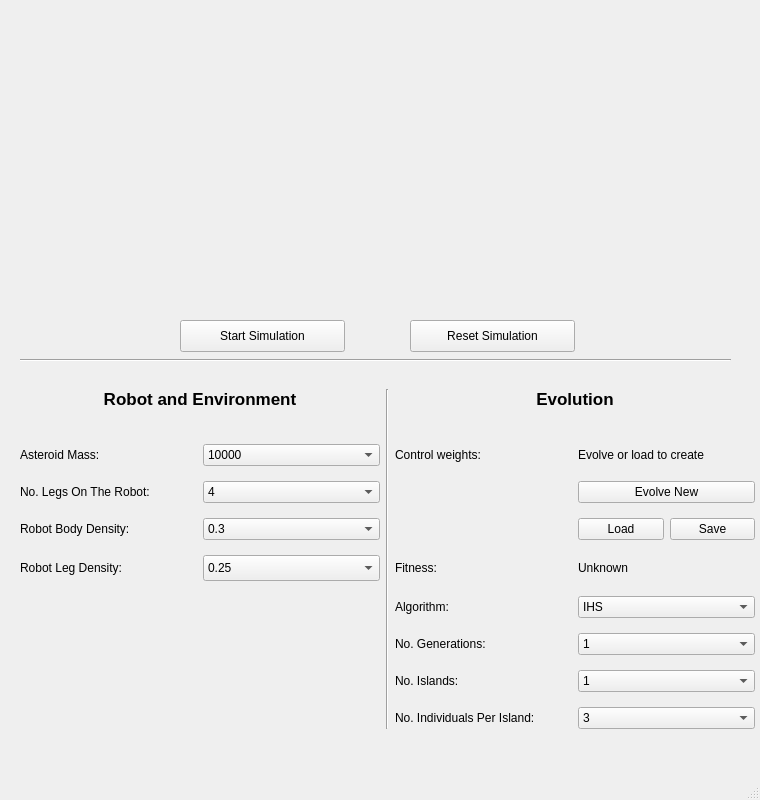
<?xml version="1.0" encoding="UTF-8"?>
<ui version="4.0">
 <class>ALife</class>
 <widget class="QMainWindow" name="ALife">
  <property name="geometry">
   <rect>
    <x>0</x>
    <y>0</y>
    <width>760</width>
    <height>800</height>
   </rect>
  </property>
  <property name="sizePolicy">
   <sizepolicy hsizetype="Minimum" vsizetype="Preferred">
    <horstretch>0</horstretch>
    <verstretch>0</verstretch>
   </sizepolicy>
  </property>
  <property name="windowTitle">
   <string>ALife On An Asteroid</string>
  </property>
  <widget class="QWidget" name="centralwidget">
   <widget class="QWidget" name="main_view" native="true">
    <property name="geometry">
     <rect>
      <x>20</x>
      <y>10</y>
      <width>721</width>
      <height>311</height>
     </rect>
    </property>
   </widget>
   <widget class="QPushButton" name="start_pause">
    <property name="geometry">
     <rect>
      <x>180</x>
      <y>320</y>
      <width>165</width>
      <height>32</height>
     </rect>
    </property>
    <property name="text">
     <string>Start Simulation</string>
    </property>
    <property name="autoDefault">
     <bool>false</bool>
    </property>
    <property name="default">
     <bool>false</bool>
    </property>
    <property name="flat">
     <bool>false</bool>
    </property>
   </widget>
   <widget class="Line" name="line_2">
    <property name="geometry">
     <rect>
      <x>20</x>
      <y>350</y>
      <width>711</width>
      <height>20</height>
     </rect>
    </property>
    <property name="orientation">
     <enum>Qt::Horizontal</enum>
    </property>
   </widget>
   <widget class="QWidget" name="layoutWidget">
    <property name="geometry">
     <rect>
      <x>20</x>
      <y>380</y>
      <width>735</width>
      <height>361</height>
     </rect>
    </property>
    <layout class="QGridLayout" name="gridLayout">
     <item row="0" column="2" rowspan="8">
      <widget class="Line" name="line">
       <property name="orientation">
        <enum>Qt::Vertical</enum>
       </property>
      </widget>
     </item>
     <item row="0" column="2" rowspan="9">
      <widget class="Line" name="line">
       <property name="orientation">
        <enum>Qt::Vertical</enum>
       </property>
      </widget>
     </item>
     <item row="1" column="3">
      <widget class="QLabel" name="weights_label">
       <property name="sizePolicy">
        <sizepolicy hsizetype="Minimum" vsizetype="Fixed">
         <horstretch>0</horstretch>
         <verstretch>0</verstretch>
        </sizepolicy>
       </property>
       <property name="text">
        <string>Control weights:</string>
       </property>
      </widget>
     </item>
     <item row="1" column="4">
      <widget class="QLabel" name="weights">
       <property name="sizePolicy">
        <sizepolicy hsizetype="Preferred" vsizetype="Fixed">
         <horstretch>0</horstretch>
         <verstretch>0</verstretch>
        </sizepolicy>
       </property>
       <property name="text">
        <string>Evolve or load to create</string>
       </property>
      </widget>
     </item>
     <item row="2" column="0">
      <widget class="QLabel" name="legs_label">
       <property name="sizePolicy">
        <sizepolicy hsizetype="Preferred" vsizetype="Fixed">
         <horstretch>0</horstretch>
         <verstretch>0</verstretch>
        </sizepolicy>
       </property>
       <property name="text">
        <string>No. Legs On The Robot:</string>
       </property>
      </widget>
     </item>
     <item row="2" column="1">
      <widget class="QComboBox" name="legs">
       <property name="currentIndex">
        <number>1</number>
       </property>
       <item>
        <property name="text">
         <string>2</string>
        </property>
       </item>
       <item>
        <property name="text">
         <string>4</string>
        </property>
       </item>
       <item>
        <property name="text">
         <string>6</string>
        </property>
       </item>
      </widget>
     </item>
     <item row="2" column="4">
      <widget class="QPushButton" name="evolve">
       <property name="text">
        <string>Evolve New</string>
       </property>
      </widget>
     </item>
     <item row="3" column="0">
      <widget class="QLabel" name="body_density_label">
       <property name="sizePolicy">
        <sizepolicy hsizetype="Preferred" vsizetype="Fixed">
         <horstretch>0</horstretch>
         <verstretch>0</verstretch>
        </sizepolicy>
       </property>
       <property name="text">
        <string>Robot Body Density:</string>
       </property>
      </widget>
     </item>
     <item row="3" column="1">
      <widget class="QComboBox" name="body_density">
       <property name="currentIndex">
        <number>1</number>
       </property>
       <item>
        <property name="text">
         <string>0.25</string>
        </property>
       </item>
       <item>
        <property name="text">
         <string>0.3</string>
        </property>
       </item>
       <item>
        <property name="text">
         <string>0.4</string>
        </property>
       </item>
       <item>
        <property name="text">
         <string>0.5</string>
        </property>
       </item>
      </widget>
     </item>
     <item row="4" column="0">
      <widget class="QLabel" name="leg_density_label">
       <property name="sizePolicy">
        <sizepolicy hsizetype="Preferred" vsizetype="Fixed">
         <horstretch>0</horstretch>
         <verstretch>0</verstretch>
        </sizepolicy>
       </property>
       <property name="text">
        <string>Robot Leg Density:             </string>
       </property>
      </widget>
     </item>
     <item row="4" column="1">
      <widget class="QComboBox" name="leg_density">
       <property name="minimumSize">
        <size>
         <width>0</width>
         <height>26</height>
        </size>
       </property>
       <item>
        <property name="text">
         <string>0.25</string>
        </property>
       </item>
       <item>
        <property name="text">
         <string>0.3</string>
        </property>
       </item>
       <item>
        <property name="text">
         <string>0.4</string>
        </property>
       </item>
       <item>
        <property name="text">
         <string>0.5</string>
        </property>
       </item>
      </widget>
     </item>
     <item row="4" column="3">
      <widget class="QLabel" name="fitness_label">
       <property name="sizePolicy">
        <sizepolicy hsizetype="Preferred" vsizetype="Fixed">
         <horstretch>0</horstretch>
         <verstretch>0</verstretch>
        </sizepolicy>
       </property>
       <property name="text">
        <string>Fitness:</string>
       </property>
      </widget>
     </item>
     <item row="4" column="4">
      <widget class="QLabel" name="fitness">
       <property name="sizePolicy">
        <sizepolicy hsizetype="Preferred" vsizetype="Fixed">
         <horstretch>0</horstretch>
         <verstretch>0</verstretch>
        </sizepolicy>
       </property>
       <property name="text">
        <string>Unknown</string>
       </property>
      </widget>
     </item>
     <item row="5" column="3">
      <widget class="QLabel" name="algorithm_label">
       <property name="sizePolicy">
        <sizepolicy hsizetype="Preferred" vsizetype="Minimum">
         <horstretch>0</horstretch>
         <verstretch>0</verstretch>
        </sizepolicy>
       </property>
       <property name="text">
        <string>Algorithm:</string>
       </property>
      </widget>
     </item>
     <item row="5" column="4">
      <widget class="QComboBox" name="algorithm">
       <property name="currentIndex">
        <number>1</number>
       </property>
       <item>
        <property name="text">
         <string>DE</string>
        </property>
       </item>
       <item>
        <property name="text">
         <string>IHS</string>
        </property>
       </item>
       <item>
        <property name="text">
         <string>PSO</string>
        </property>
       </item>
      </widget>
     </item>
     <item row="6" column="3">
      <widget class="QLabel" name="generations_label">
       <property name="sizePolicy">
        <sizepolicy hsizetype="Preferred" vsizetype="Fixed">
         <horstretch>0</horstretch>
         <verstretch>0</verstretch>
        </sizepolicy>
       </property>
       <property name="text">
        <string>No. Generations:</string>
       </property>
      </widget>
     </item>
     <item row="6" column="4">
      <widget class="QComboBox" name="generations">
       <item>
        <property name="text">
         <string>1</string>
        </property>
       </item>
       <item>
        <property name="text">
         <string>2</string>
        </property>
       </item>
       <item>
        <property name="text">
         <string>3</string>
        </property>
       </item>
       <item>
        <property name="text">
         <string>4</string>
        </property>
       </item>
       <item>
        <property name="text">
         <string>5</string>
        </property>
       </item>
       <item>
        <property name="text">
         <string>10</string>
        </property>
       </item>
       <item>
        <property name="text">
         <string>20</string>
        </property>
       </item>
      </widget>
     </item>
     <item row="7" column="3">
      <widget class="QLabel" name="islands_label">
       <property name="sizePolicy">
        <sizepolicy hsizetype="Preferred" vsizetype="Fixed">
         <horstretch>0</horstretch>
         <verstretch>0</verstretch>
        </sizepolicy>
       </property>
       <property name="text">
        <string>No. Islands:</string>
       </property>
      </widget>
     </item>
     <item row="7" column="4">
      <widget class="QComboBox" name="islands">
       <item>
        <property name="text">
         <string>1</string>
        </property>
       </item>
       <item>
        <property name="text">
         <string>2</string>
        </property>
       </item>
       <item>
        <property name="text">
         <string>3</string>
        </property>
       </item>
       <item>
        <property name="text">
         <string>4</string>
        </property>
       </item>
       <item>
        <property name="text">
         <string>5</string>
        </property>
       </item>
      </widget>
     </item>
     <item row="8" column="3">
      <widget class="QLabel" name="individuals_label">
       <property name="sizePolicy">
        <sizepolicy hsizetype="Preferred" vsizetype="Fixed">
         <horstretch>0</horstretch>
         <verstretch>0</verstretch>
        </sizepolicy>
       </property>
       <property name="text">
        <string>No. Individuals Per Island:</string>
       </property>
      </widget>
     </item>
     <item row="8" column="4">
      <widget class="QComboBox" name="individuals">
       <item>
        <property name="text">
         <string>3</string>
        </property>
       </item>
       <item>
        <property name="text">
         <string>5</string>
        </property>
       </item>
       <item>
        <property name="text">
         <string>10</string>
        </property>
       </item>
      </widget>
     </item>
     <item row="0" column="0" colspan="2">
      <widget class="QLabel" name="robot_environment_label">
       <property name="sizePolicy">
        <sizepolicy hsizetype="Preferred" vsizetype="Fixed">
         <horstretch>0</horstretch>
         <verstretch>0</verstretch>
        </sizepolicy>
       </property>
       <property name="font">
        <font>
         <weight>75</weight>
         <bold>true</bold>
        </font>
       </property>
       <property name="text">
        <string>&lt;!DOCTYPE HTML PUBLIC &quot;-//W3C//DTD HTML 4.0//EN&quot; &quot;http://www.w3.org/TR/REC-html40/strict.dtd&quot;&gt;
&lt;html&gt;&lt;head&gt;&lt;meta name=&quot;qrichtext&quot; content=&quot;1&quot; /&gt;&lt;style type=&quot;text/css&quot;&gt;
p, li { white-space: pre-wrap; }
&lt;/style&gt;&lt;/head&gt;&lt;body style=&quot; font-family:'Lucida Grande'; font-size:13pt; font-weight:600; font-style:normal;&quot;&gt;
&lt;p align=&quot;center&quot; style=&quot; margin-top:0px; margin-bottom:0px; margin-left:0px; margin-right:0px; -qt-block-indent:0; text-indent:0px;&quot;&gt;Robot and Environment&lt;/p&gt;
&lt;p align=&quot;center&quot; style=&quot;-qt-paragraph-type:empty; margin-top:0px; margin-bottom:0px; margin-left:0px; margin-right:0px; -qt-block-indent:0; text-indent:0px;&quot;&gt;&lt;/p&gt;&lt;/body&gt;&lt;/html&gt;</string>
       </property>
      </widget>
     </item>
     <item row="0" column="3" colspan="2">
      <widget class="QLabel" name="evolution_label">
       <property name="sizePolicy">
        <sizepolicy hsizetype="Preferred" vsizetype="Fixed">
         <horstretch>0</horstretch>
         <verstretch>0</verstretch>
        </sizepolicy>
       </property>
       <property name="font">
        <font>
         <weight>75</weight>
         <bold>true</bold>
        </font>
       </property>
       <property name="text">
        <string>&lt;!DOCTYPE HTML PUBLIC &quot;-//W3C//DTD HTML 4.0//EN&quot; &quot;http://www.w3.org/TR/REC-html40/strict.dtd&quot;&gt;
&lt;html&gt;&lt;head&gt;&lt;meta name=&quot;qrichtext&quot; content=&quot;1&quot; /&gt;&lt;style type=&quot;text/css&quot;&gt;
p, li { white-space: pre-wrap; }
&lt;/style&gt;&lt;/head&gt;&lt;body style=&quot; font-family:'Lucida Grande'; font-size:13pt; font-weight:600; font-style:normal;&quot;&gt;
&lt;p align=&quot;center&quot; style=&quot; margin-top:0px; margin-bottom:0px; margin-left:0px; margin-right:0px; -qt-block-indent:0; text-indent:0px;&quot;&gt;Evolution&lt;/p&gt;
&lt;p align=&quot;center&quot; style=&quot;-qt-paragraph-type:empty; margin-top:0px; margin-bottom:0px; margin-left:0px; margin-right:0px; -qt-block-indent:0; text-indent:0px;&quot;&gt;&lt;/p&gt;&lt;/body&gt;&lt;/html&gt;</string>
       </property>
      </widget>
     </item>
     <item row="3" column="4">
      <layout class="QGridLayout" name="gridLayout_2">
       <item row="0" column="0">
        <widget class="QPushButton" name="load">
         <property name="enabled">
          <bool>true</bool>
         </property>
         <property name="text">
          <string>Load</string>
         </property>
        </widget>
       </item>
       <item row="0" column="1">
        <widget class="QPushButton" name="save">
         <property name="enabled">
          <bool>true</bool>
         </property>
         <property name="text">
          <string>Save</string>
         </property>
        </widget>
       </item>
      </layout>
     </item>
     <item row="1" column="0">
      <widget class="QLabel" name="asteroid_mass_label">
       <property name="sizePolicy">
        <sizepolicy hsizetype="Preferred" vsizetype="Fixed">
         <horstretch>0</horstretch>
         <verstretch>0</verstretch>
        </sizepolicy>
       </property>
       <property name="text">
        <string>Asteroid Mass:</string>
       </property>
      </widget>
     </item>
     <item row="1" column="1">
      <widget class="QComboBox" name="asteroid_mass">
       <property name="currentIndex">
        <number>1</number>
       </property>
       <item>
        <property name="text">
         <string>5000</string>
        </property>
       </item>
       <item>
        <property name="text">
         <string>10000</string>
        </property>
       </item>
       <item>
        <property name="text">
         <string>15000</string>
        </property>
       </item>
       <item>
        <property name="text">
         <string>20000</string>
        </property>
       </item>
       <item>
        <property name="text">
         <string>30000</string>
        </property>
       </item>
      </widget>
     </item>
    </layout>
   </widget>
   <widget class="QPushButton" name="reset">
    <property name="geometry">
     <rect>
      <x>410</x>
      <y>320</y>
      <width>165</width>
      <height>32</height>
     </rect>
    </property>
    <property name="text">
     <string>Reset Simulation</string>
    </property>
   </widget>
  </widget>
  <widget class="QMenuBar" name="menubar">
   <property name="geometry">
    <rect>
     <x>0</x>
     <y>0</y>
     <width>760</width>
     <height>22</height>
    </rect>
   </property>
  </widget>
  <widget class="QStatusBar" name="statusbar"/>
 </widget>
 <resources/>
 <connections/>
 <designerdata>
  <property name="gridDeltaX">
   <number>10</number>
  </property>
  <property name="gridDeltaY">
   <number>10</number>
  </property>
  <property name="gridSnapX">
   <bool>true</bool>
  </property>
  <property name="gridSnapY">
   <bool>true</bool>
  </property>
  <property name="gridVisible">
   <bool>true</bool>
  </property>
 </designerdata>
</ui>
